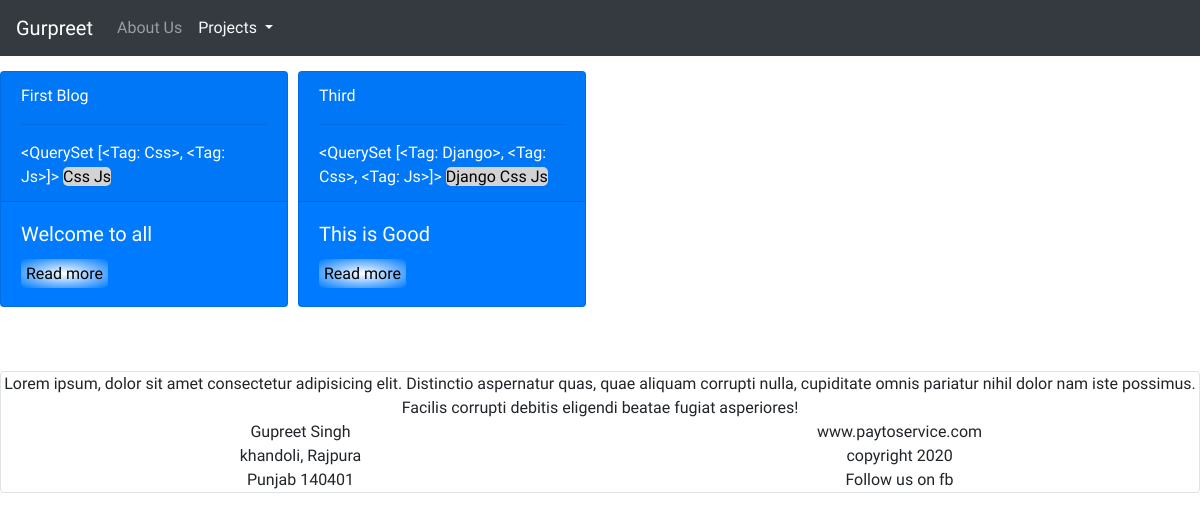
/posts, run on an earlier commit of the app's database.
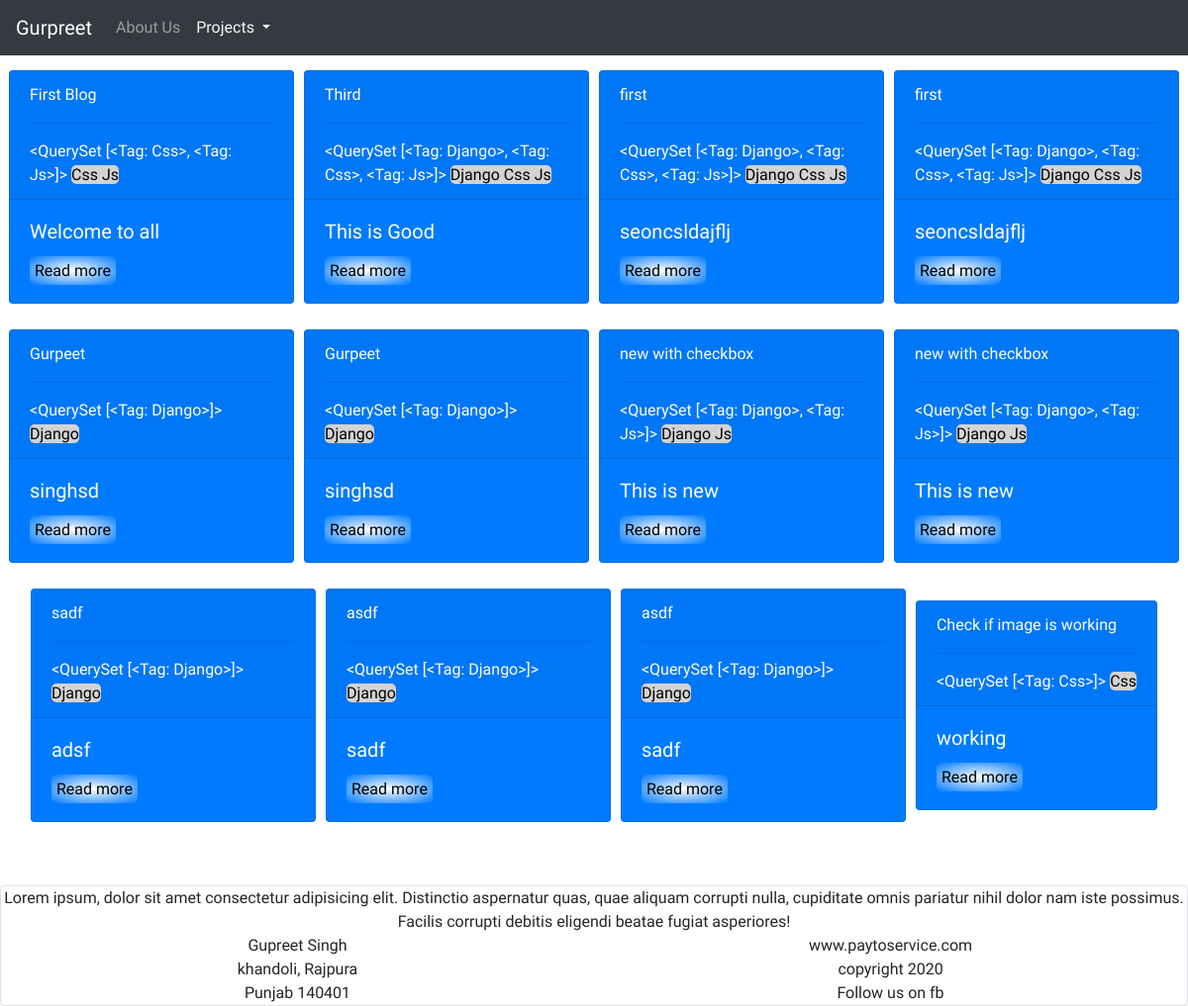
And on a later commit of the database.
### blog/models.py (models this page shows, shortened)
class Post(models.Model):
    headline = models.CharField(max_length=200,null=True,blank=True)
    sub_headline = models.CharField(max_length=200,null=True,blank=True)
    content = models.TextField(null=True,blank=True)
    published_on = models.DateTimeField(auto_now_add = True)
    updated_on = models.DateTimeField(auto_now_add = True)
    active = models.BooleanField(default = False)
    tags = models.ManyToManyField('Tag',blank=True)
    thumbnail = models.ImageField(null=True,blank=True,upload_to="media")

class Tag(models.Model):
    name = models.CharField(max_length=200,null=True,blank=True)
    def __str__(self):
        return self.name

### blog/views.py (the view)
# urls.py: path("posts",views.posts,name='posts'),
def posts(request):
    context = {
        'posts':Post.objects.filter(active=True)
    }
    return render(request,"blog/posts.html",context)

### blog/templates/blog/posts.html (shortened to what this page needs)
{% extends "blog/structure.html" %}
{% load static %}
{% block links %}
<link  rel="stylesheet" href="{% static 'css/default.css'%}">
<link  id ="theme-style" rel="stylesheet" href="{% static 'css/light.css'%}">
{% endblock links%}
{% block navbar %}
    {% include "blog/navbar.html"%}
{% endblock navbar%}
{% block content %}
<div class="container-fluid">
   <div class="row">
        <div class="posts">
            {% for post in posts %}
                <div class="card text-white bg-primary mb-3" style="max-width: 18rem;">
                    <div class="card-header">{{post.headline}}
                        <hr>
                        {{post.tags.all}}
                            <span class="tags">
                                {% for tags in post.tags.all %}
                                    {{tags}}
                                {% endfor %}
                            </span>
                    </div>
                    <div class="card-body">
                        <h5 class="card-title">{{post.sub_headline}}</h5>
                        <a href="{% url 'post' post.id %}" class="">Read more</a>
                    </div>
                </div>
            {% endfor%}
        </div>
    </div>
</div>
{% endblock content%}
{% block footer %}
    {% include "blog/footer.html" %}
{% endblock footer %}

### blog/templates/blog/structure.html (shortened to what this page needs)
<!DOCTYPE html>
<html lang="en">
<head>
    <link rel="stylesheet" href="https://stackpath.bootstrapcdn.com/bootstrap/4.4.1/css/bootstrap.min.css">
    {% block links %}   {% endblock links%}
</head>
<body>
        {% block navbar %}        {% endblock navbar%}
        {% block content %}     {% endblock content%}
        {% block footer %}   {% endblock footer %}
</body>
</html>

### blog/templates/blog/navbar.html (shortened to what this page needs)
        <nav class="navbar navbar-expand-lg navbar-dark bg-dark">
            <a class="navbar-brand" href="#">Gurpreet</a>
            <div class="collapse navbar-collapse" id="navbarTogglerDemo03">
                <ul class="navbar-nav mr-auto mt-2 mt-lg-0">
                    <li class="nav-item">
                        <a class="nav-link" href="#">About Us</a>
                    </li>
                    <li class="nav-item dropdown">
                        <a class="nav-link dropdown-toggle text-light" href="#" id="navbarDropdownMenuLink" role="button" data-toggle="dropdown" aria-haspopup="true" aria-expanded="false">
                        Projects
                        </a>
                    </li>
                </ul>
            </div>
        </nav>

### blog/templates/blog/footer.html
<div class="container-fluid mt-5">
    <div class="row border rounded ">
        <div class="text-center">
            Lorem ipsum, dolor sit amet consectetur adipisicing elit. Distinctio aspernatur quas, quae aliquam corrupti nulla, cupiditate omnis pariatur nihil dolor nam iste possimus. Facilis corrupti debitis eligendi beatae fugiat asperiores!
        </div>
        <div class="col-6  text-center " id="left-footer">
         Gupreet Singh <br>
         khandoli, Rajpura <br>
         Punjab 140401
        </div>
        <div class="col-6 text-center right-footer">
            www.paytoservice.com  <br>
            copyright 2020 <br>
            Follow us on fb
        </div>
    </div>
</div>

### blog/static/css/default.css (style rules this page uses)
:root { --backgroundColor : rgb(201, 153, 153); --mainColor : rgba(255, 17, 57, 0.349); --secondaryColor : rgba(25, 129, 72, 0.363); --mainText: rgba(16, 95, 100, 0.144); --text : black; }

### blog/static/css/light.css (style rules this page uses)
:root { --backgroundColor : rgb(109, 25, 219); --mainColor : rgba(236, 51, 51, 0.349); --secondaryColor : rgba(32, 141, 18, 0.849); --mainText: rgba(3, 11, 44, 0.952); --text : rgba(18, 223, 80, 0.507); }

What changed in the data, as far as the page shows it:
added Post: headline "first", tags.all "<QuerySet [<Tag: Django>, <Tag: Css>, <Tag: Js>]>", sub_headline "seoncsldajflj", Tag (name "Django"), Tag (name "Css"), Tag (name "Js")
added Post: headline "first", tags.all "<QuerySet [<Tag: Django>, <Tag: Css>, <Tag: Js>]>", sub_headline "seoncsldajflj", Tag (name "Django"), Tag (name "Css"), Tag (name "Js")
added Post: headline "Gurpeet", tags.all "<QuerySet [<Tag: Django>]>", sub_headline "singhsd", Tag (name "Django")
added Post: headline "Gurpeet", tags.all "<QuerySet [<Tag: Django>]>", sub_headline "singhsd", Tag (name "Django")
added Post: headline "new with checkbox", tags.all "<QuerySet [<Tag: Django>, <Tag: Js>]>", sub_headline "This is new", Tag (name "Django"), Tag (name "Js")
added Post: headline "new with checkbox", tags.all "<QuerySet [<Tag: Django>, <Tag: Js>]>", sub_headline "This is new", Tag (name "Django"), Tag (name "Js")
added Post: headline "sadf", tags.all "<QuerySet [<Tag: Django>]>", sub_headline "adsf", Tag (name "Django")
added Post: headline "asdf", tags.all "<QuerySet [<Tag: Django>]>", sub_headline "sadf", Tag (name "Django")
added Post: headline "asdf", tags.all "<QuerySet [<Tag: Django>]>", sub_headline "sadf", Tag (name "Django")
added Post: headline "Check if image is working", tags.all "<QuerySet [<Tag: Css>]>", sub_headline "working", Tag (name "Css")
